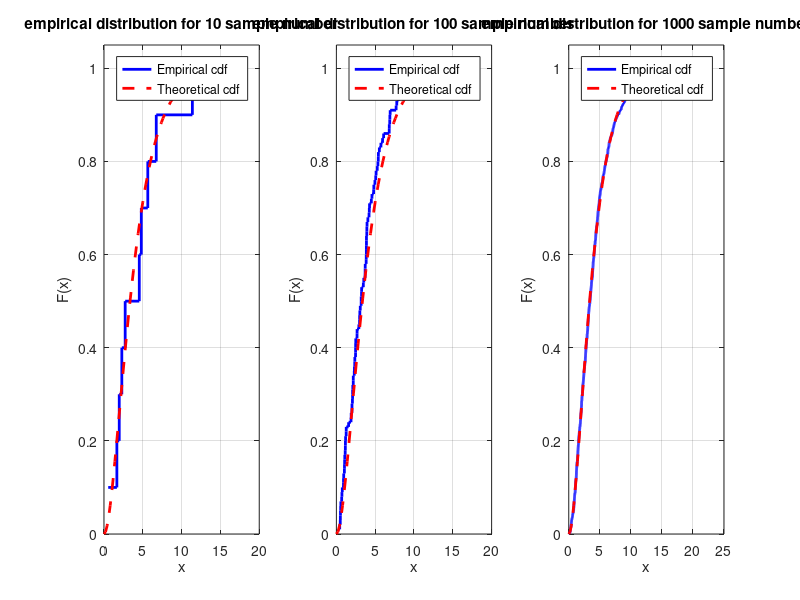

Recreate this plot in MATLAB.
%Q2
clear
n=[10,100,1000];
for q=1:3
for i=1:n(q);
       for j=1:4;
       z(j)=randn;
       end
    X(i)=z(1).^2+z(2).^2+z(3).^2+z(4).^2;%randn: Normally distributed random numbers 
 end
X=sort(X);
subplot(1,3,q);

figure(1);
stairs(X,1/n(q):1/n(q):1,'b','linewidth',2);%X is the sample. 
%The probablity of X1,X2,X3 may be 0.2, 0.5,0.3(pdf) or 0.2,0.7,1(cdf), 
%in this case, it is cdf. The theory of cdf is:
%sort all of the samples,
%give each sample a number, 1, 2, 3, ...n in a accending order
%when the sequence(or the sample number) is standared, it become the cdf of the samples scpace. 
hold on 
grid on
x=0:0.2:15;
y=chi2cdf(x,4);
plot(x,y,'r--','linewidth',2);
hold off
legend('Empirical cdf','Theoretical cdf');
ylim([0 1.05]);
xlabel('x');
ylabel('F(x)');
title(['empirical distribution for ',num2str(n(q)) , ' sample number']);

sprintf('Sample number: %d, Theoretical 25th, 50th, 90th percentiles:%f,%f,%f',...
n(q),chi2inv(0.25,4),chi2inv(0.5,4),chi2inv(0.90,4))
sprintf('Smaple number: %d, Empirical 25th, 50th, 90th percentiles:%f,%f,%f',...
n(q),X(ceil(0.25*n(q))),X(ceil(0.5*n(q))),X(ceil(0.9*n(q))))
sprintf('sample number: %d difference of 25th, 50th, 90th percentiles between Empirical and theoretical confidence interval:\n%f,%f,%f',...
  n(q),abs(chi2inv(0.25,4)-X(ceil(0.25*n(q)))),abs(X(ceil(0.5*n(q)))-chi2inv(0.5,4)),abs(X(ceil(0.9*n(q)))-chi2inv(0.90,4)))
end


